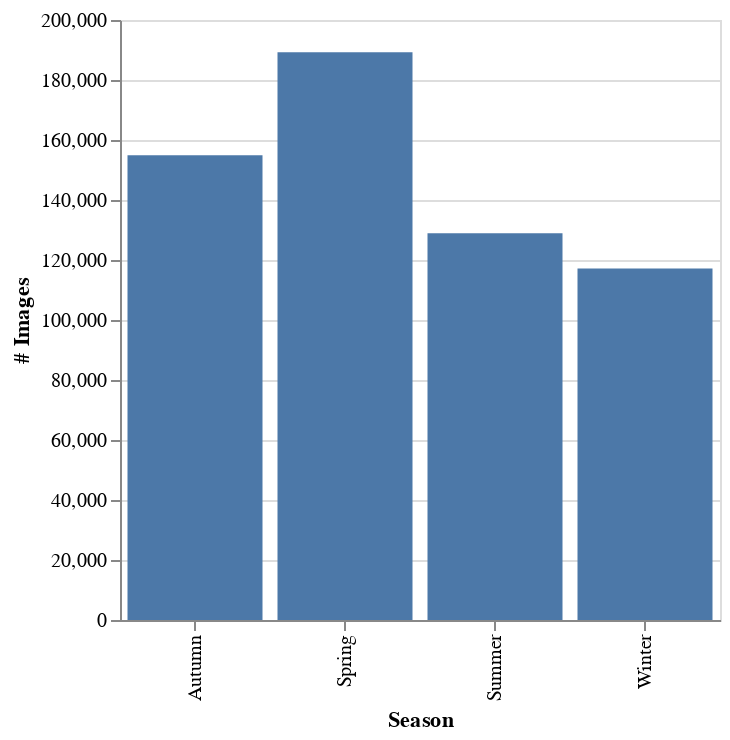

Write notebook code for a chart like this one.
### Markdown cell above
To get the most of the high-volume data from remote sensing images, one can employ deep-learning.
Deep-learning has become the state-of-the-art solution to complex computer vision applications.
Usually, deep-learning models are used on classic RGB images, but they seem to be promising for these multi-spectral images as well. To train and test these models, researches need large, high quality datasets.
Which was not a problem, thanks to the open data policy of the Sentinel-2 imagery.
Sumbul *et. al* {% cite Sumbul2019 %} were able to assemble and published such a dataset, [BigEarthNet](http://bigearth.net/).

## BigEarthNet
The BigEarthNet archive uses Sentinel-2 tiles that are distributed over 10 countries from Europe {% fn 2 %}.
Only tiles with a cloud cover percentage under 1% containing no missing/faulty pixels were considered. The tiles were then split into smaller non-overlapping patches for further processing and publication.
In total, the dataset consists of 590,326 patches, each of which covers a region of 1.200m x 1.200m.
Due to the different spatial resolution of the various bands, the patches have different sizes. 120 x 120 pixels for 10m bands, 60 x 60 pixels for 20m bands, and 20 x 20 pixels for 60m bands.

As the archive is based on Sentinel-2 images, the radiometric resolution is 12-bits (converted to 16-bits integers).
The time-frame for the aquisition dates were between June 2017 $-$ June 2018. Due to the winter months generally having
higher cloud coverages, the winter season has the fewest samples, as seen in the following chart.

### Code cell
#collapse
season_data = pd.DataFrame([
    {"Season": "Autumn", "# Images": 154_943},
    {"Season": "Winter", "# Images": 117_156},
    {"Season": "Spring", "# Images": 189_276},
    {"Season": "Summer", "# Images": 128_951},
])

alt.Chart(season_data).mark_bar().encode(
    x="Season",
    y="# Images",
    tooltip=[
        alt.Tooltip("Season"),
        alt.Tooltip("# Images"), 
    ],
).properties(
    width=300
)

### Figure 1 — Vega-Lite specification as saved in the notebook (floating-point values rounded to 4 significant figures)
{"config": {"view": {"continuousWidth": 400, "continuousHeight": 300}}, "data": {"name": "data-5f998322fef9fae3a2f186fbce23f9c7"}, "mark": "bar", "encoding": {"tooltip": [{"type": "nominal", "field": "Season"}, {"type": "quantitative", "field": "# Images"}], "x": {"type": "nominal", "field": "Season"}, "y": {"type": "quantitative", "field": "# Images"}}, "width": 300, "$schema": "https://vega.github.io/schema/vega-lite/v4.8.1.json", "datasets": {"data-5f998322fef9fae3a2f186fbce23f9c7": [{"Season": "Autumn", "# Images": 154943}, {"Season": "Winter", "# Images": 117156}, {"Season": "Spring", "# Images": 189276}, {"Season": "Summer", "# Images": 128951}]}}
